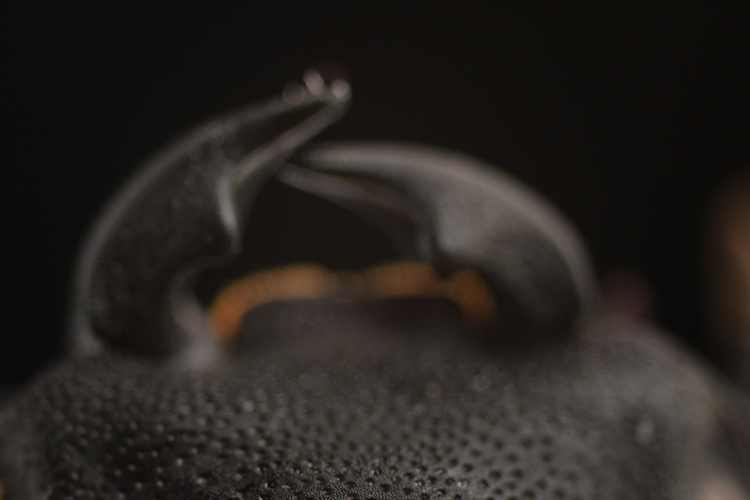
#> input picture images/DSC_0356.jpg, 750 x 500 px; its folder holds only this picture in this run
$ python StackImages.py   (older library calls are emulated)
#> lines starting #> are read from the running program, lines starting #| are printed output that depends on the picture
import numpy
import dask
import glob
import time
import cv2
from PIL import Image

IMAGE_DIR = "images/*.jpg" # Directory containing images + extension of images

imageHeight = None
imageWidth = None

start_time = time.time()

# Function for loading all images (grayscale) inside of a folder
def loadImagesFromFolder(imgFolder):
    # Function for loading one image
#> called with imgFolder = 'images/*.jpg'
    def loadImage(imPath):
        global imageHeight
        global imageWidth

        image = cv2.imread(imPath)
        grayscale = cv2.cvtColor(image, cv2.COLOR_BGR2GRAY)
        height, width, channels = image.shape


        # Set image dimensions (for use in other functions)
        if not imageHeight:
            imageHeight = height
        if not imageWidth:
            imageWidth = width

        # Create image memmap
        memMappedImg = numpy.memmap(imPath + ".img", mode="w+", shape=(imageHeight, imageWidth, 3)) # Create a memory mapped array for storing raw image data (matching image dimensions)
        memMappedImg[:] = numpy.asarray(image) # Copy RGB img to memmap

        # Unmount
        del memMappedImg

        # Create grayscale image memmap
        memMappedGrayscale = numpy.memmap(imPath + ".grayscale", mode="w+", shape=(imageHeight, imageWidth)) # Create a memory mapped array for storing raw image data (matching image dimensions)
        memMappedGrayscale[:] = numpy.asarray(grayscale) # Copy img to memmap
        # Unmount
        del memMappedGrayscale

    processes = []
    # Insert processes in list
    imgFileList = glob.glob(imgFolder) # TODO: Error when dir contains other items
    for imPath in sorted(imgFileList):
        processes.append(dask.delayed(loadImage)(imPath))
#> this loop made 1 pass
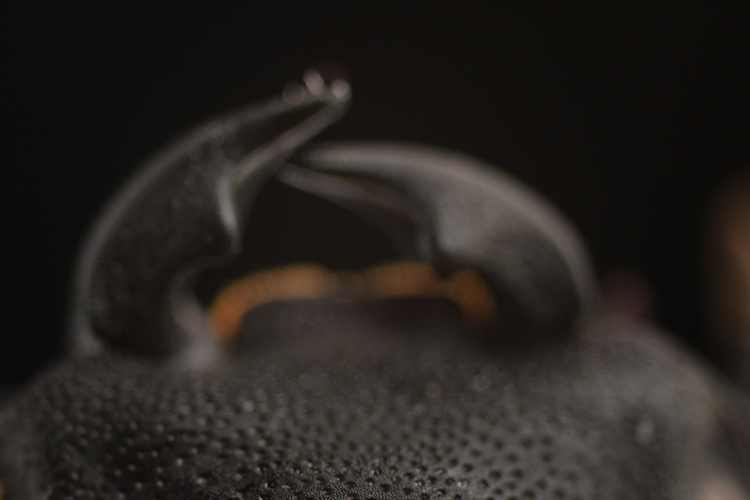
#> input picture images/DSC_0356.jpg, 750 x 500 px

    # Load all images in parallel
    dask.compute(*processes)
#> (this line was passed over: dask is not available in this run)


# Function for applying a gaussian blur and a laplacian gradient on all loaded images (written back to .grayscale)
def processGrayscaleLoadedImages(imgFolder):
#> called with imgFolder = 'images/*.jpg'
    def processImage(imPath):
        global imageHeight
        global imageWidth

        memMappedImgArray = numpy.memmap(imPath + ".grayscale", mode="r+", shape=(imageHeight, imageWidth))

        blurredImg = cv2.GaussianBlur(memMappedImgArray, (7, 7), 0)
        laplacianGradient = cv2.Laplacian(blurredImg, -1, ksize=3) # ddepth -1 for same as src image (cv2.CV_64F)

        memMappedImgArray[:] = laplacianGradient   # Store processed (grayscale) image
        del memMappedImgArray

    processes = []
    imgFileList = glob.glob(imgFolder)
    for imPath in sorted(imgFileList):
        processes.append(dask.delayed(processImage)(imPath))

    dask.compute(*processes)
#> (this line was passed over: dask is not available in this run)

# Function for stacking images using images and their laplacian gradients and
def stackLoadedImages(imgFolder):
    # Get all images (in sorted order) and their laplacian gradient
#> called with imgFolder = 'images/*.jpg'
    images = []
    laplacianGradient = []
    imgFileList = glob.glob(imgFolder)
    for imPath in sorted(imgFileList):
        images.append(numpy.memmap(imPath + ".img", mode="r", shape=(imageHeight, imageWidth, 3)))
        laplacianGradient.append(numpy.memmap(imPath + ".grayscale", mode="r", shape=(imageHeight, imageWidth)))

    laplacianGradient = numpy.asarray(laplacianGradient)


    output = numpy.zeros_like(images[0])                    # Create new array filled with zeros
    absLaplacian = numpy.absolute(laplacianGradient)        # Get absolute values of Laplacian gradients
    maxLaplacian = absLaplacian.max(axis=0)                 # Get max value of Laplacian gradients
    boolMask = numpy.array(absLaplacian == maxLaplacian)    # Create bool mask (true or false values)
    mask = boolMask.astype(numpy.uint8)                     # Convert true/false into 1/0

    for i, img in enumerate(images):
        output = cv2.bitwise_not(img, output, mask=mask[i])
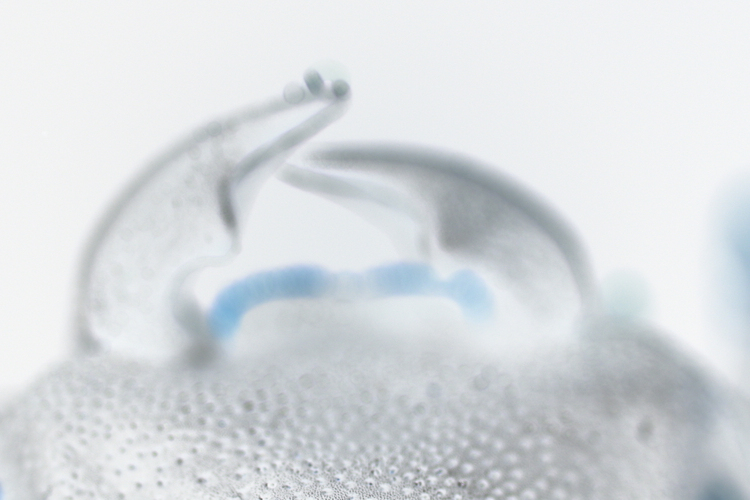
#> output: shape (500, 750, 3); mean of channels 0, 1, 2 223.1, 219.7, 215.5; drawn as B, G, R

    outputImage = 255 - output

    return cv2.cvtColor(outputImage, cv2.COLOR_BGR2RGB) #* PILLOW (PIL) is in RGB and cv2 is in BGR! Image must be converted from BGR to RGB.

loadImagesFromFolder(IMAGE_DIR)
print("--- Loaded all images in: %s seconds ---" % (time.time() - start_time))
start_time = time.time()

# Gaussian blur selected images and compute Laplacian gradient
processGrayscaleLoadedImages(IMAGE_DIR)
print("--- Processed grayscale images in: %s seconds ---" % (time.time() - start_time))
start_time = time.time()

# Stack images
stackedImg = stackLoadedImages(IMAGE_DIR)
# Write stacked image to disk
memMappedImg = numpy.memmap("stacked.img", mode="w+", shape=(imageHeight, imageWidth, 3))
memMappedImg[:] = stackedImg
del memMappedImg

Image.fromarray(stackedImg).show()

print("--- Created stack in: %s seconds ---" % (time.time() - start_time))
